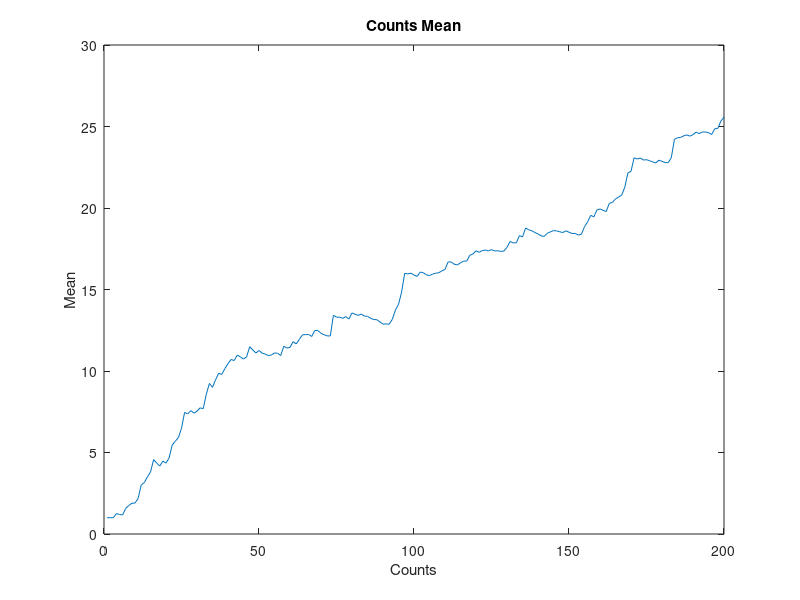

This figure's MATLAB source:
function Zad5
r_max = 2;
n_max = 200;
a = 10 ; 
[circles, index_number, circle_areas, rand_counts, counts_mean] = generate_circles(a, r_max, n_max);
plot_counts_mean(counts_mean);
end

function [circles, index_number, circle_areas, rand_counts, counts_mean] = generate_circles(a, r_max, n_max)
    index_number = 191550; % numer Twojego indeksu
    L1 = 0;
    L2 = 5;
    circle_areas = [];
    areas = [];
    circles = zeros(n_max, 3); 
    rand_counts = []; % rand cnt array
    counts_mean = []; % avg rand cnt
    rand_count = 0; % rand cnt
    iter = 1;
    while iter <= n_max
        rand_count = rand_count + 1;
        R = rand() * r_max;
        X = (a - 2 * R) * rand() + R;
        Y = (a - 2 * R) * rand() + R;

        if X - R < 0 || X + R > a || Y - R < 0 || Y + R > a
            continue; 
        end
        
        isInter = false;
        
        for j = 1:size(circles, 1)
            r1 = circles(j, 3);
            x1 = circles(j, 1);
            y1 = circles(j, 2);
    
            dis = sqrt((X - x1)^2 + (Y - y1)^2);
            
            if dis < r1 + R
                isInter = true;
                break;
            end
        end
        
        if ~isInter
            circles(iter, :) = [X, Y, R]; % Dodanie nowego koła do macierzy circles
            areas = [areas, R*R*pi];
            circle_areas = cumsum(areas)';
            rand_counts = [rand_counts; rand_count]; % [iter] -> array
            counts_mean = [counts_mean; mean(rand_counts, 'all')]; % array_push.back(avg(all))
            iter = iter + 1;
            rand_count = 0;
        end
    end
end

function plot_counts_mean(counts_mean)
    plot(counts_mean);
    title("Counts Mean");
    xlabel("Counts");
    ylabel("Mean");
    print -dpng zadanie5.png 
end
